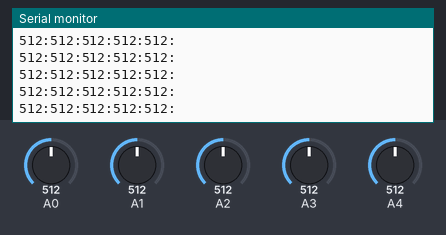
The sketch below on a simulated Arduino Uno, built with avr-gcc and run on an emulated ATmega328P. Parts: the last lines printed to the serial monitor. Inputs (shaded band) come from the test bench; at power-on: A0 = 512, A1 = 512, A2 = 512, A3 = 512, A4 = 512. No radio packets arrive unless stated.

Above: at 1.2 s.
1.3 s: A0 set to 716
At 1.59 s:
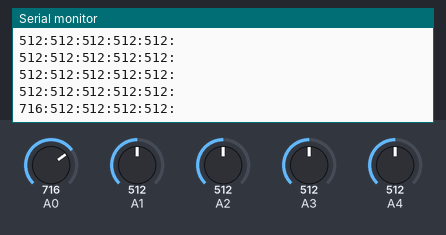
2.8 s: A1 set to 716
At 2.89 s:
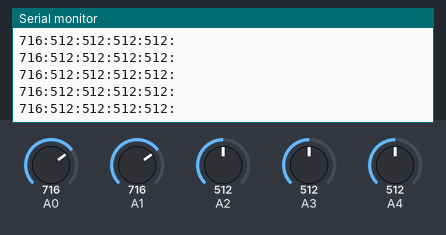
4.3 s: A2 set to 716
At 4.35 s:
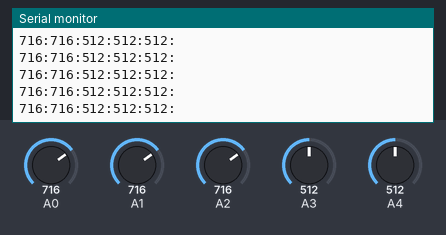
5.8 s: A3 set to 716
At 5.8 s:
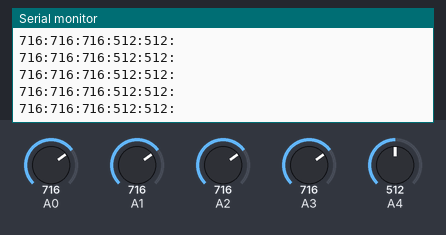
7.3 s: A4 set to 716
At 7.42 s:
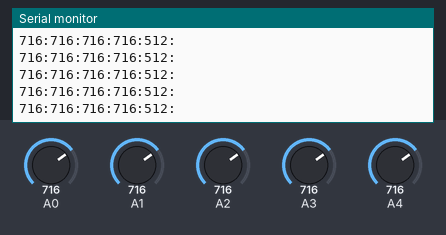
8.8 s: A0 set to 992
At 8.88 s:
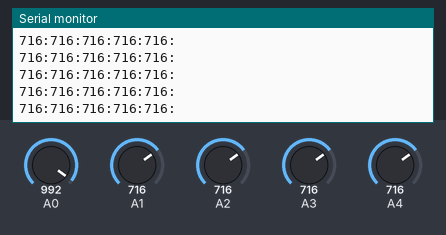
Timing chart, 0 to 11.3 s (numbered marks = the images above; inputs shaded):
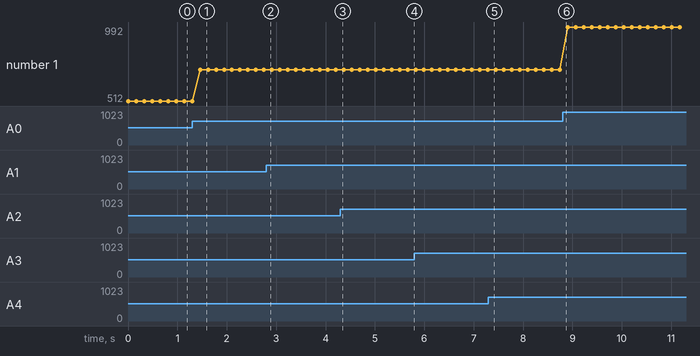

Measured:
- after the input at 1.3 s, the serial monitor: prints a new line after 0.16 s (image 1)
- plotted number 1: 512 → 716 after the input at 1.3 s, 716 → 992 after the input at 8.8 s

The sketch:

transmitter.ino
```cpp
#include <SPI.h>
#include <RH_RF69.h>

#define RF69_FREQ 915.0
#define RFM69_CS    4
#define RFM69_INT   3
#define RFM69_RST   2

RH_RF69 rf69(RFM69_CS, RFM69_INT);

int16_t packetnum = 0;
int16_t txt[] = {0, 0, 0, 0, 0 };
//char txt[] = {72, 73, 74, 74, 0 };
int x;

void setup() {
  Serial.begin(115200);

  pinMode(RFM69_RST, OUTPUT);
  digitalWrite(RFM69_RST, LOW);

  if (!rf69.init()) {
    Serial.println("RFM69 radio init failed");
    while (1);
  }
  Serial.println("RFM69 radio init OK!");
  if (!rf69.setFrequency(RF69_FREQ)) {
    Serial.println("setFrequency failed");
  }
  rf69.setTxPower(20, true);

  uint8_t key[] = { 0x01, 0x02, 0x03, 0x04, 0x05, 0x06, 0x07, 0x08,
                    0x01, 0x02, 0x03, 0x04, 0x05, 0x06, 0x07, 0x08
                  };
  rf69.setEncryptionKey(key);

  Serial.print("RFM69 radio @");  Serial.print((int)RF69_FREQ);  Serial.println(" MHz");
}

void loop() {
  for (x = 0; x < 5; x++) {
    txt[x] = analogRead(x);
    Serial.print(txt[x]);
   Serial.print(':');
  }
  Serial.println();
//  Serial.println(txt);
  rf69.send((uint8_t *) txt, sizeof(txt));
  rf69.waitPacketSent();
  delay(100);
}
```
